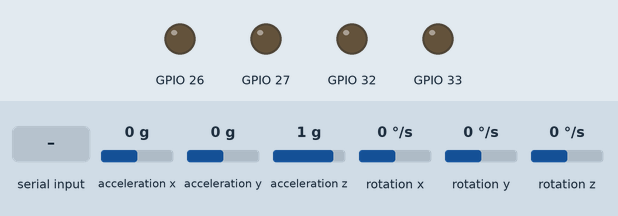
A program run on a simulated ESP32. Parts: output pins drawn as LEDs (lit = HIGH). The inputs (shaded band) are chosen by the test bench; at power-on: acceleration x 0 g, acceleration y 0 g, acceleration z 1 g, rotation x 0 °/s, rotation y 0 °/s, rotation z 0 °/s. Nothing arrives over Bluetooth unless stated; what the program prints to the serial monitor is not drawn.

Above: at 2.3 s.
2.4 s: "F\n" received over the second serial link
At 3.2 s:
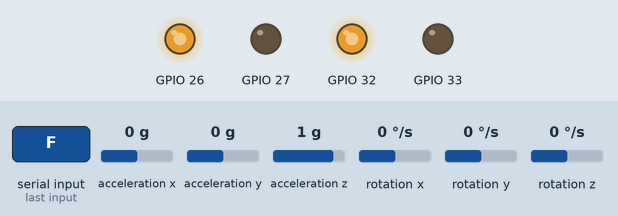
3.9 s: "B\n" received over the second serial link
At 5.1 s:
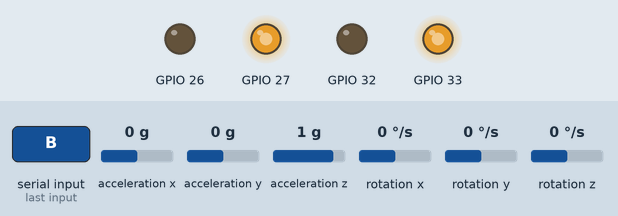
5.4 s: "L\n" received over the second serial link
At 6.2 s:
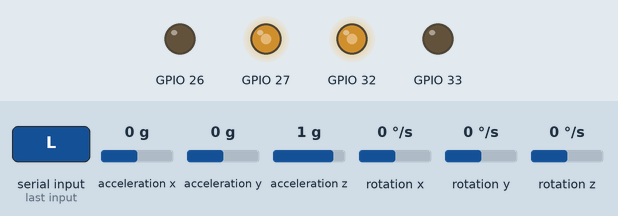
6.9 s: "R\n" received over the second serial link
At 8.1 s:
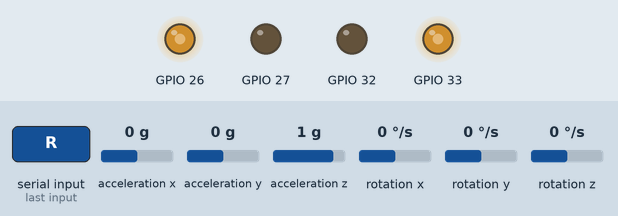
8.4 s: "b\n" received over the second serial link
At 8.8 s:
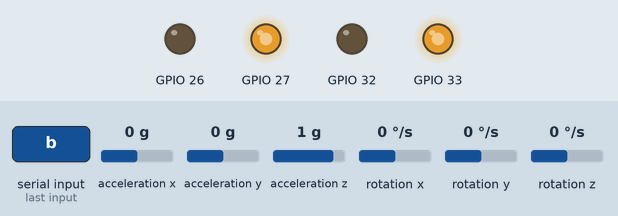
9.9 s: "l\n" received over the second serial link
At 10.9 s:
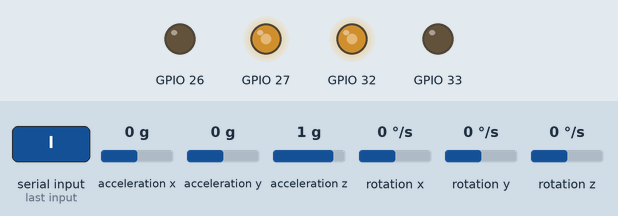
Timing chart, 0 to 12.4 s (numbered marks = the images above; inputs shaded):
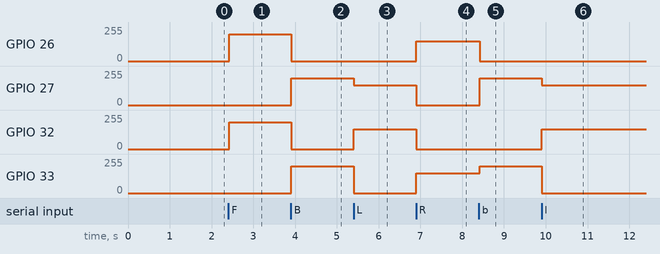

The program:

main.cpp
```cpp
// ------
// Proyecto: Robot "PlayCodeBot" para educación y entretenimiento
// Autor: ElekBlack
// Licencia: MIT
// ------

// main.cpp (Programa de ejemplo para probar la librería con control remoto por Bluetooth)
// Asegúrate de agregar la librería RobotDosRuedas en PlatformIO (copiar archivos en lib/) y lib_deps = bodmer/BluetoothSerial (para ESP32 Bluetooth)

#include <Arduino.h>
#include <BluetoothSerial.h>  // Biblioteca para Bluetooth Serial en ESP32
#include "ComandosRobot.h"
#include "RobotDosRuedas.h"

// Define los pines (ajusta según tu conexión)
// Para ESP32 Devkit V1 30 pines, elige pines PWM como 25, 26, 27, 14 por ejemplo
RobotDosRuedas robot(26, 27, 32, 33);  // izqAd, izqAt, derAd, derAt

BluetoothSerial SerialBT;  // Objeto para Bluetooth

void setup() {
    Serial.begin(115200);  // Para depuración
    SerialBT.begin("RobotBT");  // Nombre del dispositivo Bluetooth

    const bool mpuDisponible = robot.inicializar();  // Inicializa el robot y MPU6050

    Serial.println("Robot listo. Conecta via Bluetooth y envia comandos:");
    Serial.println("F: Avanzar, B: Retroceder, L: Girar Izq, R: Girar Der, S: Detener");
    Serial.println("1: Avanzar recto, 2: Girar 90 grados Der, 3: Girar 90 grados Izq");
    if (!mpuDisponible) {
        Serial.println("ADVERTENCIA: MPU6050 no disponible; movimientos asistidos deshabilitados");
    }
}

void loop() {
    if (SerialBT.available()) {
        const char recibido = SerialBT.read();
        switch (decodificarComando(recibido)) {
            case ComandoRobot::AVANZAR:
                robot.avanzar(200);  // Velocidad ejemplo
                SerialBT.println("Avanzando");
                break;
            case ComandoRobot::RETROCEDER:
                robot.retroceder(200);
                SerialBT.println("Retrocediendo");
                break;
            case ComandoRobot::GIRAR_IZQUIERDA:
                robot.girarIzquierda(150);
                SerialBT.println("Girando Izquierda");
                break;
            case ComandoRobot::GIRAR_DERECHA:
                robot.girarDerecha(150);
                SerialBT.println("Girando Derecha");
                break;
            case ComandoRobot::DETENER:
                robot.detener();
                SerialBT.println("Detenido");
                break;
            case ComandoRobot::AVANZAR_RECTO:
                if (robot.iniciarAvanzarRecto(200)) SerialBT.println("Avanzando Recto");
                else SerialBT.println("Error: MPU6050 no disponible");
                break;
            case ComandoRobot::GIRAR_90_DERECHA:
                SerialBT.println(robot.girarAngulo(90.0)
                                     ? "Giro 90 grados Derecha completado"
                                     : "Error: giro cancelado por seguridad");
                break;
            case ComandoRobot::GIRAR_90_IZQUIERDA:
                SerialBT.println(robot.girarAngulo(-90.0)
                                     ? "Giro 90 grados Izquierda completado"
                                     : "Error: giro cancelado por seguridad");
                break;
            case ComandoRobot::NINGUNO:
                if (!esSeparadorComando(recibido)) SerialBT.println("Comando desconocido");
                break;
        }
    }

    // Llama a actualizar para modos avanzados como AVANZAR_RECTO
    robot.actualizar();

    delay(20);  // Pequeño delay para estabilidad
}
```

ComandosRobot.h
```cpp
#ifndef COMANDOS_ROBOT_H
#define COMANDOS_ROBOT_H

enum class ComandoRobot {
    NINGUNO,
    AVANZAR,
    RETROCEDER,
    GIRAR_IZQUIERDA,
    GIRAR_DERECHA,
    DETENER,
    AVANZAR_RECTO,
    GIRAR_90_DERECHA,
    GIRAR_90_IZQUIERDA
};

inline ComandoRobot decodificarComando(char comando) {
    switch (comando) {
        case 'F': case 'f': return ComandoRobot::AVANZAR;
        case 'B': case 'b': return ComandoRobot::RETROCEDER;
        case 'L': case 'l': return ComandoRobot::GIRAR_IZQUIERDA;
        case 'R': case 'r': return ComandoRobot::GIRAR_DERECHA;
        case 'S': case 's': return ComandoRobot::DETENER;
        case '1': return ComandoRobot::AVANZAR_RECTO;
        case '2': return ComandoRobot::GIRAR_90_DERECHA;
        case '3': return ComandoRobot::GIRAR_90_IZQUIERDA;
        default: return ComandoRobot::NINGUNO;
    }
}

constexpr bool esSeparadorComando(char comando) {
    return comando == '\r' || comando == '\n' || comando == ' ' || comando == '\t';
}

#endif
```

GiroSeguro.h
```cpp
#ifndef GIRO_SEGURO_H
#define GIRO_SEGURO_H

#include <stdint.h>

enum class EstadoGiro {
    EN_CURSO,
    COMPLETADO,
    TIEMPO_AGOTADO
};

constexpr EstadoGiro evaluarGiro(float errorGrados, uint32_t tiempoTranscurridoMs,
                                 uint32_t tiempoMaximoMs, float toleranciaGrados = 1.0f) {
    return (errorGrados >= -toleranciaGrados && errorGrados <= toleranciaGrados)
               ? EstadoGiro::COMPLETADO
               : (tiempoTranscurridoMs >= tiempoMaximoMs ? EstadoGiro::TIEMPO_AGOTADO
                                                          : EstadoGiro::EN_CURSO);
}

constexpr int direccionGiro(float errorGrados, float toleranciaGrados = 1.0f) {
    return errorGrados > toleranciaGrados ? 1 : (errorGrados < -toleranciaGrados ? -1 : 0);
}

#endif
```

Measured:
- after the input at 2.4 s, GPIO 26, GPIO 32: 0/255 → 200/255 at once
- after the input at 3.9 s, GPIO 26, GPIO 32: 200/255 → 0/255 at once; GPIO 27, GPIO 33: 0/255 → 200/255 at once
- after the input at 5.4 s, GPIO 27: 200/255 → 150/255 at once; GPIO 32: 0/255 → 150/255 at once; GPIO 33: 200/255 → 0/255 at once
- after the input at 6.9 s, GPIO 26, GPIO 33: 0/255 → 150/255 at once; GPIO 27, GPIO 32: 150/255 → 0/255 at once
- after the input at 8.4 s, GPIO 26: 150/255 → 0/255 at once; GPIO 27: 0/255 → 200/255 at once; GPIO 33: 150/255 → 200/255 at once
- after the input at 9.9 s, GPIO 27: 200/255 → 150/255 at once; GPIO 32: 0/255 → 150/255 at once; GPIO 33: 200/255 → 0/255 at once
